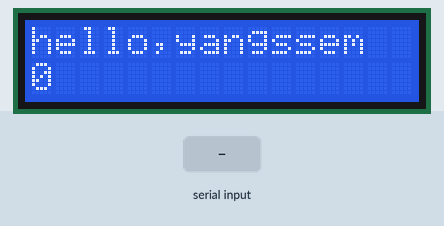
Recording of a sketch running on a simulated Arduino Uno, built with avr-gcc and run on an emulated ATmega328P. Shown: 16×2 character LCD. The inputs (shaded band) are chosen by the test bench.

Above: at 0.1 s.
At 1.2 s:
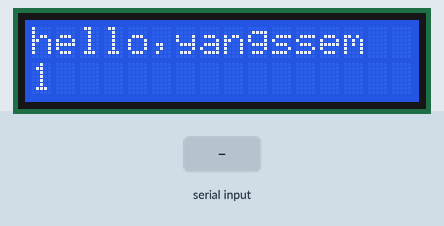
1.3 s: "1" received over Serial
At 3.4 s:
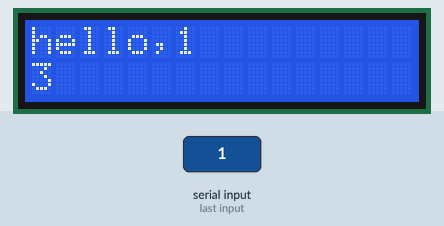
Timing chart, 0 to 4.9 s (numbered marks = the images above; inputs shaded):
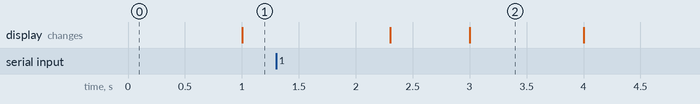

Measured:
- after the input at 1.3 s, the display: first changes after 1.0 s (image 2 shows a later state)

The sketch:

test08LCD_readString.ino
```cpp
#include <LiquidCrystal.h>
LiquidCrystal lcd(12, 11, 5, 4, 3, 2);
static String userName = "yangssem";
void setup() {
  Serial.begin(9600);
  lcd.begin(16, 2);
}
void loop() {
  lcd.setCursor(0, 0);
  if(Serial.available()){
      userName = Serial.readString();
      lcd.clear();
      lcd.print("hello,"+userName);
      //delay(3000);
   }else{
      lcd.print("hello,"+userName);
   }
  lcd.setCursor(0, 1);
  lcd.print(millis() / 1000);


}
```
